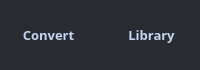
             <widget class="QFrame" name="frame_6">
              <property name="minimumSize">
               <size>
                <width>0</width>
                <height>70</height>
               </size>
              </property>
              <property name="maximumSize">
               <size>
                <width>16777215</width>
                <height>70</height>
               </size>
              </property>
              <property name="styleSheet">
               <string notr="true">QFrame {background-color:#282c32; border-radius: 10px;}</string>
              </property>
              <property name="frameShape">
               <enum>QFrame::NoFrame</enum>
              </property>
              <property name="frameShadow">
               <enum>QFrame::Raised</enum>
              </property>
              <layout class="QVBoxLayout" name="verticalLayout">
               <property name="leftMargin">
                <number>0</number>
               </property>
               <property name="topMargin">
                <number>0</number>
               </property>
               <property name="rightMargin">
                <number>0</number>
               </property>
               <property name="bottomMargin">
                <number>0</number>
               </property>
               <item>
                <widget class="QStackedWidget" name="stackedWidget">
                 <property name="styleSheet">
                  <string notr="true">QWidget {background-color:#282c32; border-radius: 10px;}</string>
                 </property>
                 <widget class="QWidget" name="lib_playlist">
                  <property name="styleSheet">
                   <string notr="true">QWidget {background-color:#282c32; border-radius: 10px;}</string>
                  </property>
                  <layout class="QHBoxLayout" name="horizontalLayout_2">
                   <property name="leftMargin">
                    <number>0</number>
                   </property>
                   <property name="topMargin">
                    <number>0</number>
                   </property>
                   <property name="rightMargin">
                    <number>0</number>
                   </property>
                   <property name="bottomMargin">
                    <number>0</number>
                   </property>
                   <item>
                    <widget class="QPushButton" name="convert_button">
                     <property name="minimumSize">
                      <size>
                       <width>0</width>
                       <height>70</height>
                      </size>
                     </property>
                     <property name="font">
                      <font>
                       <family>Segoe UI Variable Small Semibol</family>
                       <pointsize>10</pointsize>
                       <bold>true</bold>
                      </font>
                     </property>
                     <property name="styleSheet">
                      <string notr="true">QPushButton {color:#c3d5f1;}
QPushButton::hover {color:#96a4b8;}
QPushButton:pressed {color:white;}
</string>
                     </property>
                     <property name="text">
                      <string>Convert</string>
                     </property>
                    </widget>
                   </item>
                   <item>
                    <widget class="QPushButton" name="library_button">
                     <property name="minimumSize">
                      <size>
                       <width>0</width>
                       <height>70</height>
                      </size>
                     </property>
                     <property name="font">
                      <font>
                       <family>Segoe UI Variable Small Semibol</family>
                       <pointsize>10</pointsize>
                       <bold>true</bold>
                      </font>
                     </property>
                     <property name="styleSheet">
                      <string notr="true">QPushButton {color:#c3d5f1;}
QPushButton::hover {color:#96a4b8;}
QPushButton:pressed {color:white;}
</string>
                     </property>
                     <property name="text">
                      <string>Library</string>
                     </property>
                    </widget>
                   </item>
                  </layout>
                 </widget>
                 <widget class="QWidget" name="add_songs"/>
                </widget>
               </item>
              </layout>
             </widget>
